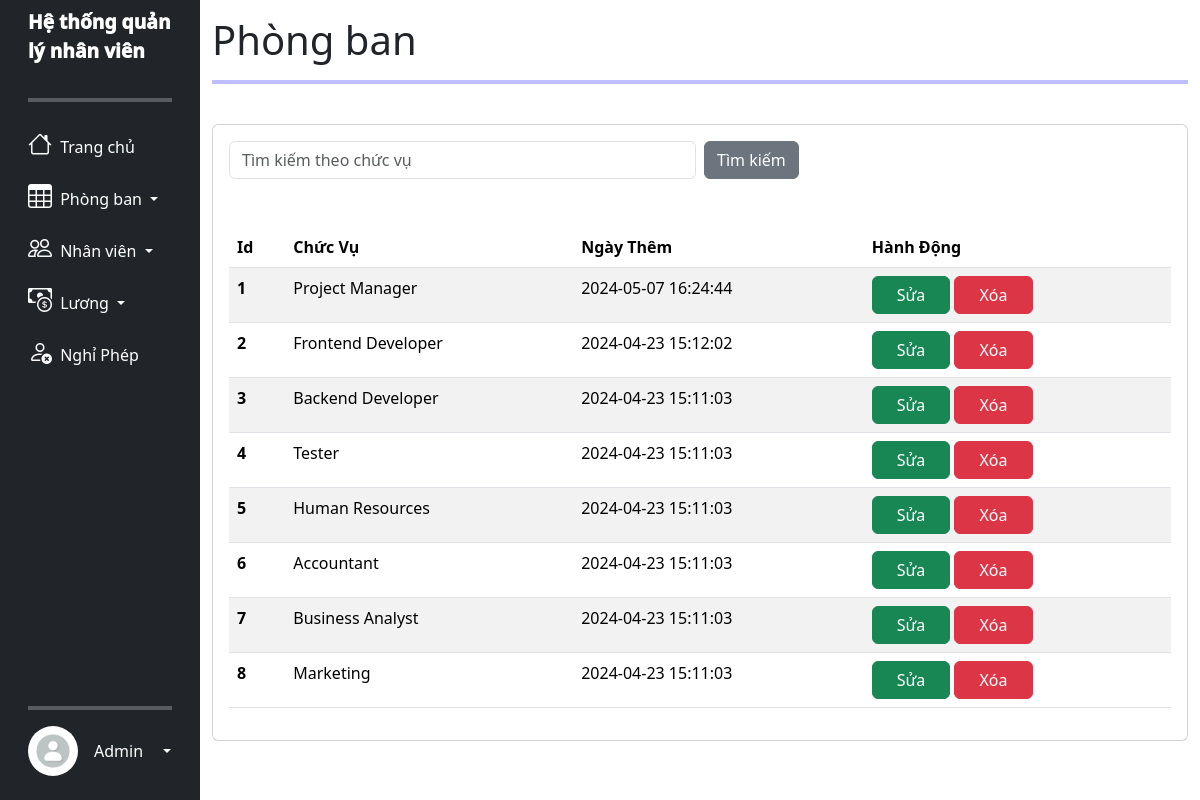
The app's page /department.php (signed in) with its own data.
### tables this page shows
CREATE TABLE `chuc_vu_tbl` (
  `id_cv` int(255) NOT NULL,
  `chuc_vu` varchar(255) NOT NULL,
  `ngay_them` timestamp NOT NULL DEFAULT current_timestamp() ON UPDATE current_timestamp()
);

### department.php (the view, shortened to what this page needs)
<?php
if (isset($_SESSION['username']) && isset($_SESSION['user_type']) && $_SESSION['logged_in']) {
    if (isset($_GET['search'])) {
        $search = $_GET['search'];
        require_once ('connect_db.php');
        $query = "SELECT * FROM chuc_vu_tbl WHERE chuc_vu LIKE '%$search%'";
        $result = $con->query($query);
    } else {
        require_once ('connect_db.php');
        $query = "SELECT * FROM chuc_vu_tbl";
        $result = $con->query($query);
    }
    ?>
    <!DOCTYPE html>
    <html lang="en">
    <head>
        <link href="https://cdn.jsdelivr.net/npm/bootstrap@5.3.3/dist/css/bootstrap.min.css" rel="stylesheet">
        <link rel="stylesheet" href="https://cdn.jsdelivr.net/npm/bootstrap-icons@1.11.3/font/bootstrap-icons.min.css">
        <link href="https://cdn.datatables.net/v/bs5/dt-2.0.5/datatables.min.css" rel="stylesheet">
        <link rel="stylesheet" href="main.css">
    </head>
    <body>
        <div class="side_bar">
            <div class="container-fluid">
                <div class="row flex-nowrap">
                    <?php echo file_get_contents("baseUI.html"); ?>
                    <div class="col py-3">
                        <h1>Phòng ban</h1>
                        <hr style="border: 2px solid blue">
                        <br>
                        <div class="card">
                            <div class="card-body">
                                <form class="mb-5" method="GET">
                                    <div class="row justify-content-center align-items-center g-2">
                                        <div class="col">
                                            <input type="text" name="search" class="form-control"
                                                value="<?php echo isset($_GET['search']) ? htmlspecialchars($_GET['search']) : ''; ?>"
                                                placeholder="Tìm kiếm theo chức vụ">
                                        </div>
                                        <div class="col"> <button type="submit" class="btn btn-secondary">Tìm kiếm</button>
                                        </div>
                                    </div>
                                </form>
                                <table id="department_table" class="table table-striped table-hover">
                                    <thead style="position: sticky; top: 0; ">
                                        <tr>
                                            <th scope="col">Id</th>
                                            <th scope="col">Chức Vụ</th>
                                            <th scope="col">Ngày Thêm</th>
                                            <th scope="col">Hành Động</th>
                                        </tr>
                                    </thead>
                                    <tbody>
                                        <?php
                                        while ($row = $result->fetch_assoc()) {
                                            ?>
                                            <tr>
                                                <th scope="row"><?php echo $row['id_cv']; ?></th>
                                                <td><?php echo $row['chuc_vu']; ?></td>
                                                <td><?php echo $row['ngay_them']; ?></td>
                                                <td>
                                                    <a href="edit_department.php?id=<?php echo $row['id_cv']; ?>"
                                                        class="btn btn-success px-4">Sửa</a>
                                                    <a onclick="return confirm('Bạn có chắc muốn xoá chức vụ này không?');"
                                                        href="delete_department.php?id=<?php echo $row['id_cv']; ?>"
                                                        class="btn btn-danger px-4">Xóa</a>
                                                </td>
                                            </tr>
                                            <?php
                                        }
                                        ?>
                                    </tbody>
                                </table>
                            </div>
                        </div>
                    </div>
                </div>
            </div>
        </div>
    </body>
    </html>
    <?php
} else {
    header("Location: error.html");
    exit();
}
?>

### main.css (style rules this page uses)
:root { font-family: 'Poppins', sans-serif; font-family: 'Kaisei Tokumin', serif; }
.title { font-size: larger !important; font-weight: 1000 !important; }
.main-side-item, .side-item { min-width: 100%; }

### records on screen
chuc_vu_tbl: id_cv "1", chuc_vu "Project Manager", ngay_them "2024-05-07 16:24:44"
chuc_vu_tbl: id_cv "2", chuc_vu "Frontend Developer", ngay_them "2024-04-23 15:12:02"
chuc_vu_tbl: id_cv "3", chuc_vu "Backend Developer", ngay_them "2024-04-23 15:11:03"
chuc_vu_tbl: id_cv "4", chuc_vu "Tester", ngay_them "2024-04-23 15:11:03"
chuc_vu_tbl: id_cv "5", chuc_vu "Human Resources", ngay_them "2024-04-23 15:11:03"
chuc_vu_tbl: id_cv "6", chuc_vu "Accountant", ngay_them "2024-04-23 15:11:03"
chuc_vu_tbl: id_cv "7", chuc_vu "Business Analyst", ngay_them "2024-04-23 15:11:03"
chuc_vu_tbl: id_cv "8", chuc_vu "Marketing", ngay_them "2024-04-23 15:11:03"

### other values on screen
file_get_contents("baseUI.html") "Hệ thống quản lý nhân viên Trang chủ Phòng ban Nhân viên Lương Nghỉ Phép Admin"
